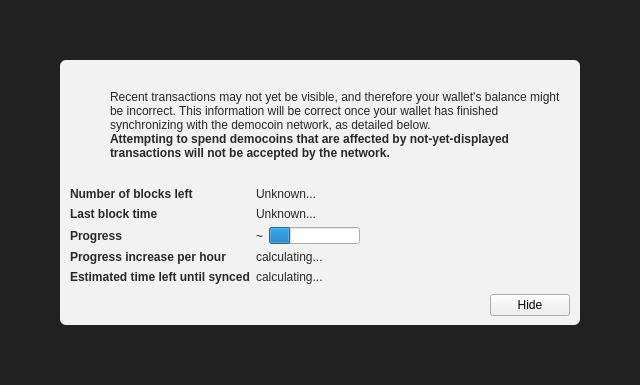
<?xml version="1.0" encoding="UTF-8"?>
<ui version="4.0">
 <class>ModalOverlay</class>
 <widget class="ModalOverlay" name="ModalOverlay">
  <property name="geometry">
   <rect>
    <x>0</x>
    <y>0</y>
    <width>640</width>
    <height>385</height>
   </rect>
  </property>
  <property name="windowTitle">
   <string>Form</string>
  </property>
  <layout class="QVBoxLayout" name="verticalLayout" stretch="0">
   <property name="sizeConstraint">
    <enum>QLayout::SetDefaultConstraint</enum>
   </property>
   <property name="leftMargin">
    <number>0</number>
   </property>
   <property name="topMargin">
    <number>0</number>
   </property>
   <property name="rightMargin">
    <number>0</number>
   </property>
   <property name="bottomMargin">
    <number>0</number>
   </property>
   <item>
    <widget class="QWidget" name="bgWidget" native="true">
     <property name="styleSheet">
      <string notr="true">#bgWidget { background: rgba(0,0,0,220); }</string>
     </property>
     <layout class="QVBoxLayout" name="verticalLayoutMain" stretch="1">
      <property name="leftMargin">
       <number>60</number>
      </property>
      <property name="topMargin">
       <number>60</number>
      </property>
      <property name="rightMargin">
       <number>60</number>
      </property>
      <property name="bottomMargin">
       <number>60</number>
      </property>
      <item>
       <widget class="QWidget" name="contentWidget" native="true">
        <property name="styleSheet">
         <string notr="true">#contentWidget { background: rgba(255,255,255,240); border-radius: 6px; }

QLabel { color: rgb(40,40,40);  }</string>
        </property>
        <layout class="QVBoxLayout" name="verticalLayoutSub" stretch="1,0,0,0">
         <property name="spacing">
          <number>0</number>
         </property>
         <property name="leftMargin">
          <number>10</number>
         </property>
         <property name="topMargin">
          <number>10</number>
         </property>
         <property name="rightMargin">
          <number>10</number>
         </property>
         <property name="bottomMargin">
          <number>10</number>
         </property>
         <item>
          <layout class="QHBoxLayout" name="horizontalLayoutIconText" stretch="0,1">
           <property name="topMargin">
            <number>20</number>
           </property>
           <item>
            <layout class="QVBoxLayout" name="verticalLayoutIcon">
             <property name="leftMargin">
              <number>0</number>
             </property>
             <item>
              <widget class="QPushButton" name="warningIcon">
               <property name="enabled">
                <bool>false</bool>
               </property>
               <property name="text">
                <string/>
               </property>
               <property name="icon">
                <iconset>
                 <normaloff>:/icons/warning</normaloff>
                 <disabledoff>:/icons/warning</disabledoff>:/icons/warning</iconset>
               </property>
               <property name="iconSize">
                <size>
                 <width>48</width>
                 <height>48</height>
                </size>
               </property>
               <property name="flat">
                <bool>true</bool>
               </property>
              </widget>
             </item>
             <item>
              <spacer name="verticalSpacerWarningIcon">
               <property name="orientation">
                <enum>Qt::Vertical</enum>
               </property>
               <property name="sizeHint" stdset="0">
                <size>
                 <width>20</width>
                 <height>40</height>
                </size>
               </property>
              </spacer>
             </item>
            </layout>
           </item>
           <item>
            <layout class="QVBoxLayout" name="verticalLayoutInfoText">
             <property name="leftMargin">
              <number>0</number>
             </property>
             <property name="topMargin">
              <number>0</number>
             </property>
             <item>
              <widget class="QLabel" name="infoText">
               <property name="text">
                <string>Recent transactions may not yet be visible, and therefore your wallet's balance might be incorrect. This information will be correct once your wallet has finished synchronizing with the democoin network, as detailed below.</string>
               </property>
               <property name="textFormat">
                <enum>Qt::RichText</enum>
               </property>
               <property name="wordWrap">
                <bool>true</bool>
               </property>
              </widget>
             </item>
             <item>
              <widget class="QLabel" name="infoTextStrong">
               <property name="font">
                <font>
                 <weight>75</weight>
                 <bold>true</bold>
                </font>
               </property>
               <property name="text">
                <string>Attempting to spend democoins that are affected by not-yet-displayed transactions will not be accepted by the network.</string>
               </property>
               <property name="textFormat">
                <enum>Qt::RichText</enum>
               </property>
               <property name="wordWrap">
                <bool>true</bool>
               </property>
              </widget>
             </item>
             <item>
              <spacer name="verticalSpacerInTextSpace">
               <property name="orientation">
                <enum>Qt::Vertical</enum>
               </property>
               <property name="sizeHint" stdset="0">
                <size>
                 <width>20</width>
                 <height>40</height>
                </size>
               </property>
              </spacer>
             </item>
            </layout>
           </item>
          </layout>
         </item>
         <item>
          <spacer name="verticalSpacerAfterText">
           <property name="orientation">
            <enum>Qt::Vertical</enum>
           </property>
           <property name="sizeHint" stdset="0">
            <size>
             <width>20</width>
             <height>40</height>
            </size>
           </property>
          </spacer>
         </item>
         <item>
          <layout class="QFormLayout" name="formLayout">
           <property name="fieldGrowthPolicy">
            <enum>QFormLayout::FieldsStayAtSizeHint</enum>
           </property>
           <property name="horizontalSpacing">
            <number>6</number>
           </property>
           <property name="verticalSpacing">
            <number>6</number>
           </property>
           <property name="topMargin">
            <number>10</number>
           </property>
           <item row="0" column="0">
            <widget class="QLabel" name="labelNumberOfBlocksLeft">
             <property name="font">
              <font>
               <weight>75</weight>
               <bold>true</bold>
              </font>
             </property>
             <property name="text">
              <string>Number of blocks left</string>
             </property>
            </widget>
           </item>
           <item row="0" column="1">
            <widget class="QLabel" name="numberOfBlocksLeft">
             <property name="text">
              <string>Unknown...</string>
             </property>
            </widget>
           </item>
           <item row="1" column="0">
            <widget class="QLabel" name="labelLastBlockTime">
             <property name="font">
              <font>
               <weight>75</weight>
               <bold>true</bold>
              </font>
             </property>
             <property name="text">
              <string>Last block time</string>
             </property>
            </widget>
           </item>
           <item row="1" column="1">
            <widget class="QLabel" name="newestBlockDate">
             <property name="sizePolicy">
              <sizepolicy hsizetype="Maximum" vsizetype="Preferred">
               <horstretch>0</horstretch>
               <verstretch>0</verstretch>
              </sizepolicy>
             </property>
             <property name="text">
              <string>Unknown...</string>
             </property>
            </widget>
           </item>
           <item row="2" column="0">
            <widget class="QLabel" name="labelSyncDone">
             <property name="font">
              <font>
               <weight>75</weight>
               <bold>true</bold>
              </font>
             </property>
             <property name="text">
              <string>Progress</string>
             </property>
            </widget>
           </item>
           <item row="2" column="1">
            <layout class="QHBoxLayout" name="horizontalLayoutSync" stretch="0,1">
             <item>
              <widget class="QLabel" name="percentageProgress">
               <property name="text">
                <string notr="true">~</string>
               </property>
              </widget>
             </item>
             <item>
              <widget class="QProgressBar" name="progressBar">
               <property name="value">
                <number>24</number>
               </property>
               <property name="format">
                <string/>
               </property>
              </widget>
             </item>
            </layout>
           </item>
           <item row="4" column="0">
            <widget class="QLabel" name="labelProgressIncrease">
             <property name="font">
              <font>
               <weight>75</weight>
               <bold>true</bold>
              </font>
             </property>
             <property name="text">
              <string>Progress increase per hour</string>
             </property>
            </widget>
           </item>
           <item row="4" column="1">
            <widget class="QLabel" name="progressIncreasePerH">
             <property name="text">
              <string>calculating...</string>
             </property>
            </widget>
           </item>
           <item row="5" column="0">
            <widget class="QLabel" name="labelEstimatedTimeLeft">
             <property name="font">
              <font>
               <weight>75</weight>
               <bold>true</bold>
              </font>
             </property>
             <property name="text">
              <string>Estimated time left until synced</string>
             </property>
            </widget>
           </item>
           <item row="5" column="1">
            <widget class="QLabel" name="expectedTimeLeft">
             <property name="text">
              <string>calculating...</string>
             </property>
            </widget>
           </item>
          </layout>
         </item>
         <item>
          <layout class="QHBoxLayout" name="horizontalLayoutButtons">
           <property name="leftMargin">
            <number>10</number>
           </property>
           <property name="topMargin">
            <number>10</number>
           </property>
           <item>
            <spacer name="horizontalSpacer">
             <property name="orientation">
              <enum>Qt::Horizontal</enum>
             </property>
             <property name="sizeHint" stdset="0">
              <size>
               <width>40</width>
               <height>20</height>
              </size>
             </property>
            </spacer>
           </item>
           <item>
            <widget class="QPushButton" name="closeButton">
             <property name="text">
              <string>Hide</string>
             </property>
            </widget>
           </item>
          </layout>
         </item>
        </layout>
       </widget>
      </item>
     </layout>
    </widget>
   </item>
  </layout>
 </widget>
 <customwidgets>
  <customwidget>
   <class>ModalOverlay</class>
   <extends>QWidget</extends>
   <header>modaloverlay.h</header>
   <container>1</container>
  </customwidget>
 </customwidgets>
 <resources/>
 <connections/>
</ui>
